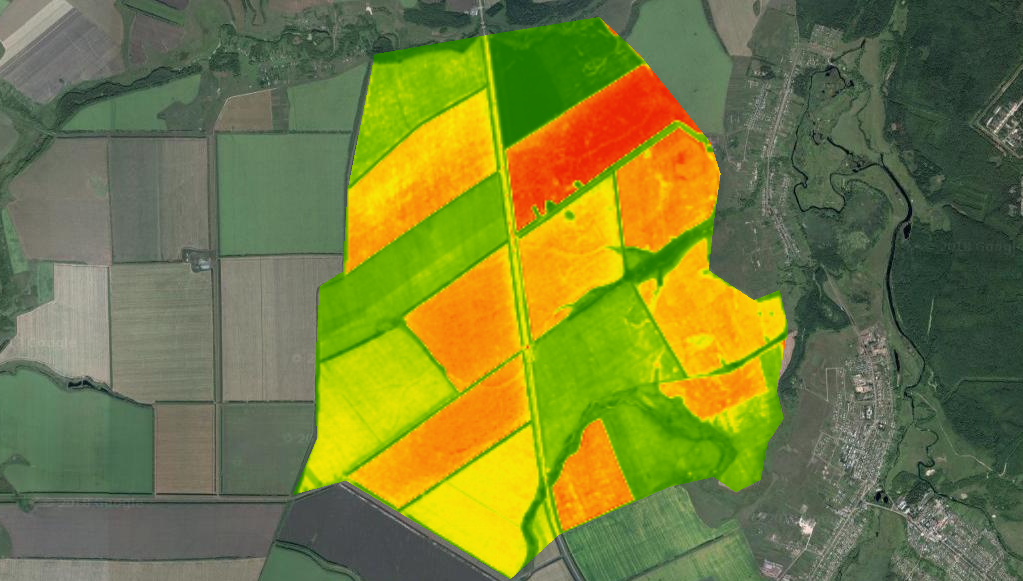
#> input picture src/image.png, 1023 x 581 px, found by its file name
$ python test5.py
#> lines starting #> are read from the running program, lines starting #| are printed output that depends on the picture; after the words box and inside, x2 and y2 are one past the last pixel; in counts of white or black regions, pixels touching at a corner belong together
import cv2
import numpy as np
import matplotlib.pyplot as plt
import random as rng

# Load a color image in grayscale
img = cv2.imread('src\image.png', cv2.IMREAD_GRAYSCALE)
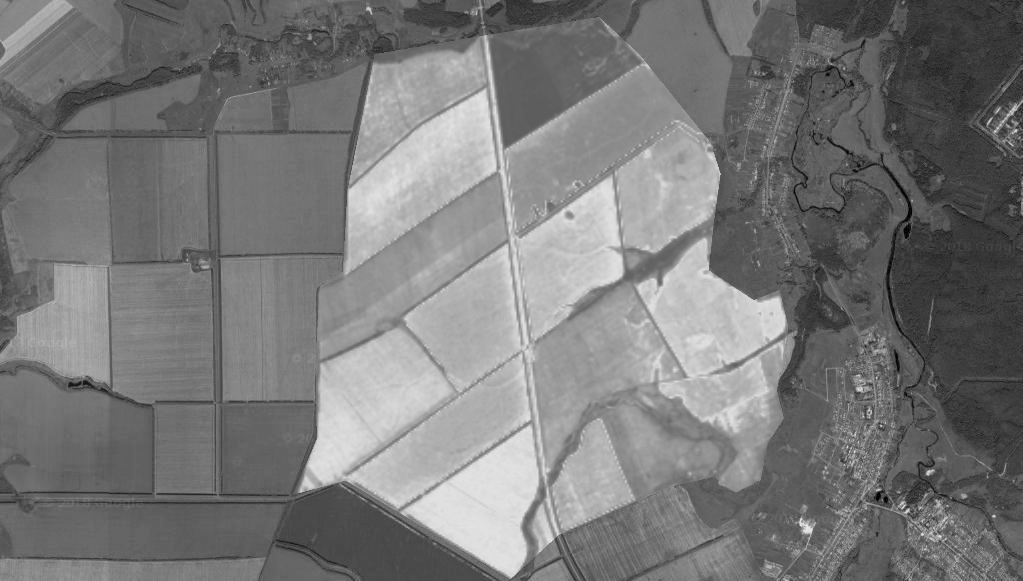
#> img: shape (581, 1023); min 0, max 244, mean 120.4

cv2.imwrite("src\grayscale.png", img)
#cv2.waitKey(0)

edges = cv2.Canny(img, 10, 200)
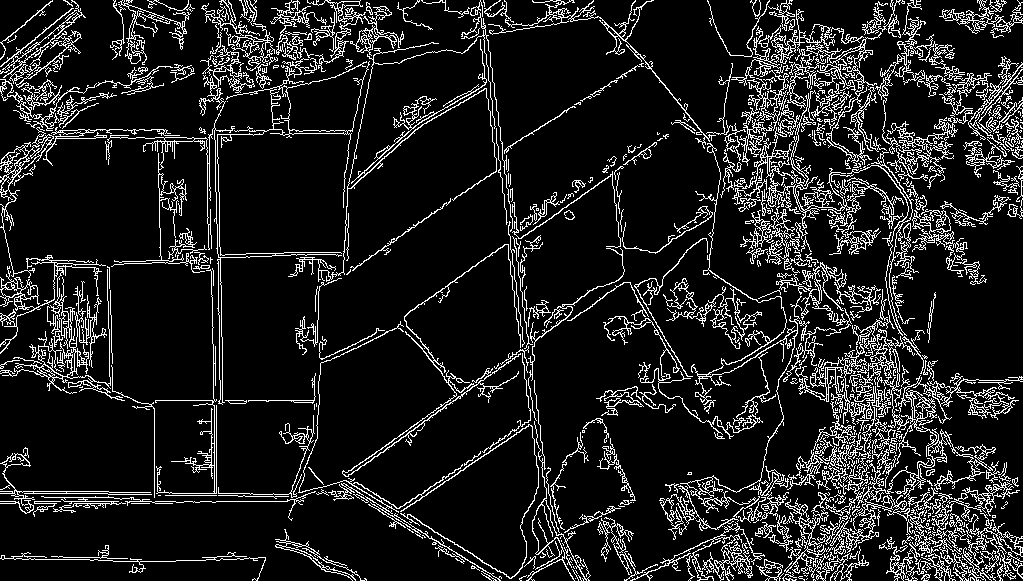
#> edges: shape (581, 1023); 12.3% white in thin lines or dots

cv2.imwrite("src\canny.png", edges)
#cv2.waitKey(0)

contours, hierarchy = cv2.findContours(edges, cv2.RETR_LIST, cv2.CHAIN_APPROX_TC89_L1)
#> contours = 2056 contours, 1685 with area under 20; largest, box (x1, y1, x2, y2) and area: (852, 289, 995, 510) 2710, (105, 58, 370, 405) 2629, (0, 255, 125, 401) 2618, (732, 90, 904, 255) 2058, (731, 9, 881, 165) 1784

contours_poly = [None]*len(contours)
#> contours_poly = 2056 items
boundRect = [None]*len(contours)
#> boundRect = 2056 items
centers = [None]*len(contours)
#> centers = 2056 items
radius = [None]*len(contours)
#> radius = 2056 items

for i, c in enumerate(contours):
    contours_poly[i] = cv2.approxPolyDP(c, 3, True)
    boundRect[i] = cv2.boundingRect(contours_poly[i])
    centers[i], radius[i] = cv2.minEnclosingCircle(contours_poly[i])
#> this loop made 2056 passes
#> c on passes 1 to 3: [[980, 580]], [[823, 580]], [[813, 580], [815, 580]]
#> after the loop, boundRect = 2056 items, first 6: (980, 580, 1, 1), (823, 580, 1, 1), (813, 580, 1, 1), (806, 579, 1, 1), (785, 578, 12, 2), (774, 578, 1, 1); centers = 2056 pairs, first value 0 to 1022, second value 1.5 to 580; contours_poly = 2056 contours, 1761 with area under 20; largest, box (x1, y1, x2, y2) and area: (105, 58, 370, 404) 3822, (852, 289, 995, 510) 3216, (0, 255, 125, 401) 3076, (734, 90, 903, 255) 2619, (731, 9, 881, 165) 2208; radius = 2056 values, max 188.1 at index 1779, min 0.0001 at index 0, mean 5.11


drawing = np.zeros((edges.shape[0], edges.shape[1], 3), dtype=np.uint8)


for i in range(len(contours)):
    color = (rng.randint(0,256), rng.randint(0,256), rng.randint(0,256))
    #cv2.drawContours(drawing, contours_poly, i, color)
    #cv2.rectangle(drawing, (int(boundRect[i][0]), int(boundRect[i][1])), \
    #    (int(boundRect[i][0]+boundRect[i][2]), int(boundRect[i][1]+boundRect[i][3])), color, 2)
    if int (radius[i])>20:
        cv2.circle(drawing, (int(centers[i][0]), int(centers[i][1])), int(radius[i]), color, 2)
#> this loop made 2056 passes
#> color on passes 1 to 3: (197, 215, 20), (132, 248, 207), (155, 244, 183)
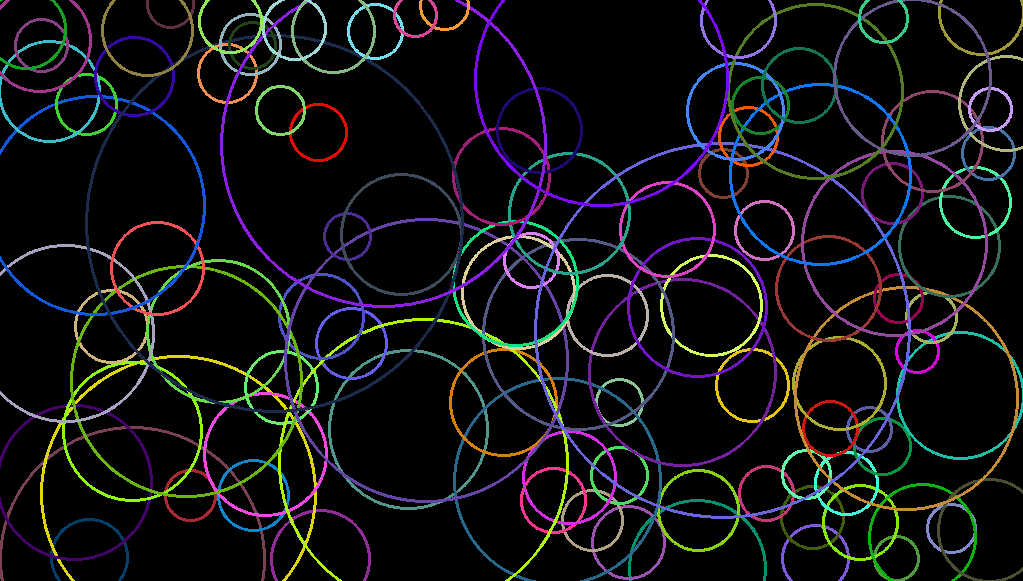
#> drawing: shape (581, 1023, 3); mean of channels 0, 1, 2 19.4, 17.8, 17.9; drawn as B, G, R

# save the edges image to visualize all rectangles

cv2.imshow('src\rectangle_edges.png', drawing)


#cv2.imshow("canny", edges)
cv2.waitKey(0)
